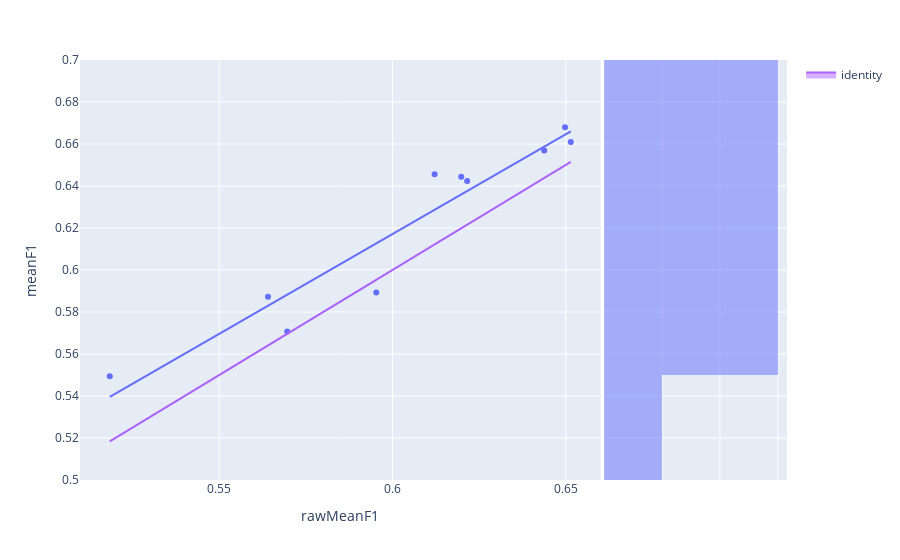

Here is the notebook cell this chart was saved with:
### Code cell
fig=px.scatter(hyperExperimentModels[optimalInd],x='rawMeanF1',y='meanF1', marginal_y="histogram",trendline='ols',hover_name='modelId')
fig.add_trace(
    go.Scatter(x=hyperExperimentModels[optimalInd]['rawMeanF1'], y=hyperExperimentModels[optimalInd]['rawMeanF1'], name="identity", mode='lines',fill="toself")
)
fig.show()

### Figure 1 — Plotly figure (JSON) as saved in the notebook; plotly's stock layout.template omitted (floating-point values rounded to 4 significant figures)
{"data": [{"hovertemplate": "<b>%{hovertext}</b><br><br>rawMeanF1=%{x}<br>meanF1=%{y}<extra></extra>", "hovertext": ["1623c979-486c-4f45-ba54-dbbac3770588", "f8abeec1-7d46-4573-8a01-7827b8584472", "c556cd55-5f8b-420c-b6b2-0ca323bee5df", "b9ca9323-c013-423a-8b12-a893e0a8be97", "e31d0f92-1914-4bb5-9156-f9101fe1307c", "6fd86953-d3aa-4c9c-8069-b22b951dce3f", "87913851-d47b-4963-b2fa-1c65d7aec5a1", "0f0da0b8-d512-47b2-808a-c92b1d073468", "006d0918-7072-4365-953e-4b399728048d", "ca54dd96-c49f-4680-a78d-2aabf3059e5c"], "legendgroup": "", "marker": {"color": "#636efa", "symbol": "circle"}, "mode": "markers", "name": "", "orientation": "v", "showlegend": false, "type": "scatter", "x": [0.6514, 0.6438, 0.5184, 0.5696, 0.6121, 0.6498, 0.6215, 0.6198, 0.5641, 0.5953], "xaxis": "x", "y": [0.6609, 0.6569, 0.5494, 0.5707, 0.6456, 0.6679, 0.6424, 0.6444, 0.5873, 0.5893], "yaxis": "y"}, {"alignmentgroup": "True", "bingroup": "y", "hovertemplate": "meanF1=%{y}<br>count=%{x}<extra></extra>", "legendgroup": "", "marker": {"color": "#636efa"}, "name": "", "offsetgroup": "", "opacity": 0.5, "showlegend": false, "type": "histogram", "xaxis": "x2", "y": [0.6609, 0.6569, 0.5494, 0.5707, 0.6456, 0.6679, 0.6424, 0.6444, 0.5873, 0.5893], "yaxis": "y2"}, {"hovertemplate": "<b>OLS trendline</b><br>meanF1 = 0.949973 * rawMeanF1 + 0.0471347<br>R<sup>2</sup>=0.915611<br><br>rawMeanF1=%{x}<br>meanF1=%{y} <b>(trend)</b><extra></extra>", "legendgroup": "", "marker": {"color": "#636efa", "symbol": "circle"}, "mode": "lines", "name": "", "showlegend": false, "type": "scatter", "x": [0.5184, 0.5641, 0.5696, 0.5953, 0.6121, 0.6198, 0.6215, 0.6438, 0.6498, 0.6514], "xaxis": "x", "y": [0.5396, 0.583, 0.5882, 0.6127, 0.6287, 0.636, 0.6376, 0.6587, 0.6644, 0.666], "yaxis": "y"}, {"fill": "toself", "mode": "lines", "name": "identity", "type": "scatter", "x": [0.6514, 0.6438, 0.5184, 0.5696, 0.6121, 0.6498, 0.6215, 0.6198, 0.5641, 0.5953], "y": [0.6514, 0.6438, 0.5184, 0.5696, 0.6121, 0.6498, 0.6215, 0.6198, 0.5641, 0.5953]}], "layout": {"barmode": "overlay", "legend": {"tracegroupgap": 0}, "margin": {"t": 60}, "xaxis": {"anchor": "y", "domain": [0, 0.7363], "title": {"text": "rawMeanF1"}}, "xaxis2": {"anchor": "y2", "domain": [0.7413, 1], "matches": "x2", "showgrid": true, "showline": false, "showticklabels": false, "ticks": ""}, "yaxis": {"anchor": "x", "domain": [0, 1], "title": {"text": "meanF1"}}, "yaxis2": {"anchor": "x2", "domain": [0, 1], "matches": "y", "showgrid": true, "showticklabels": false}}}
